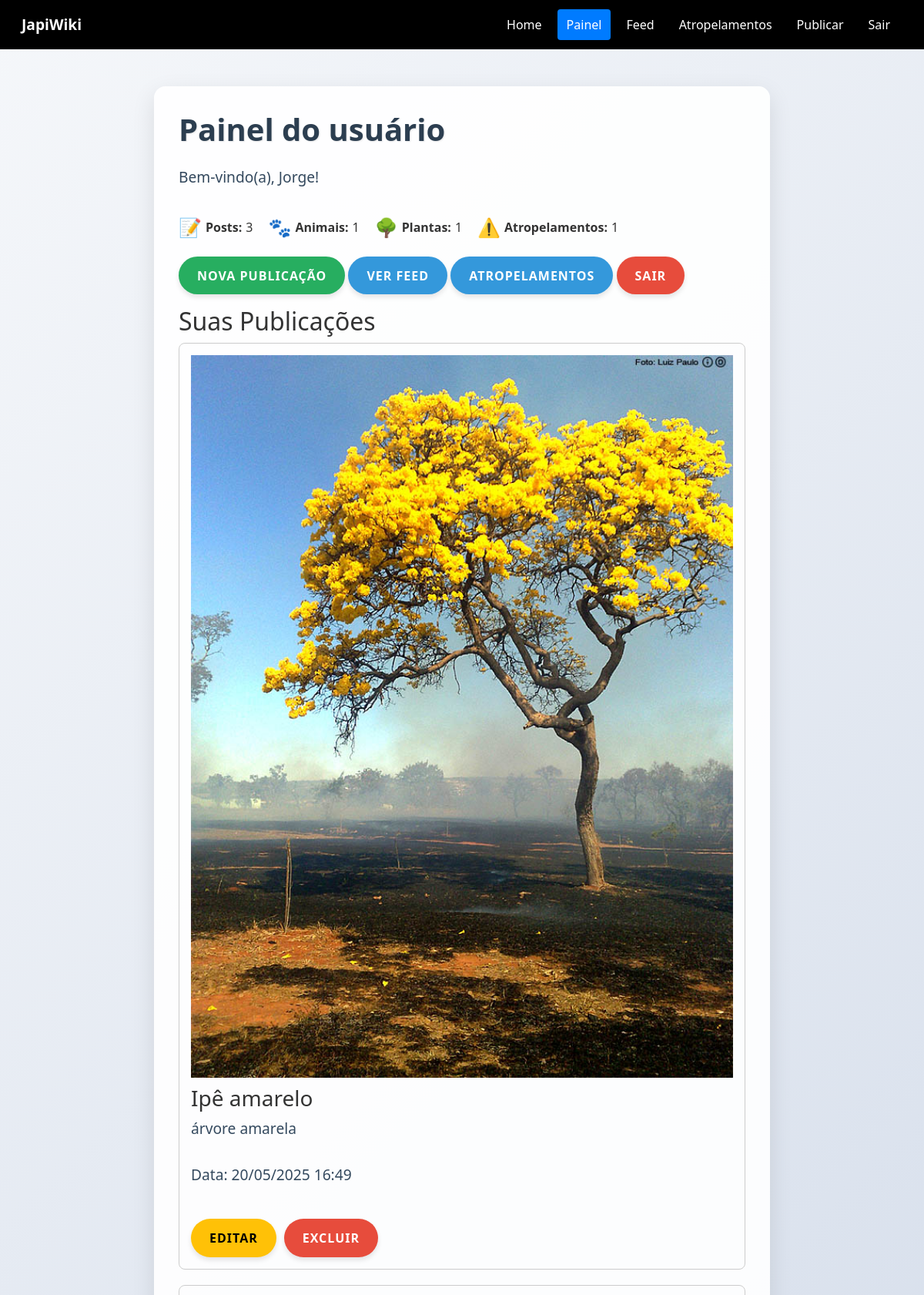
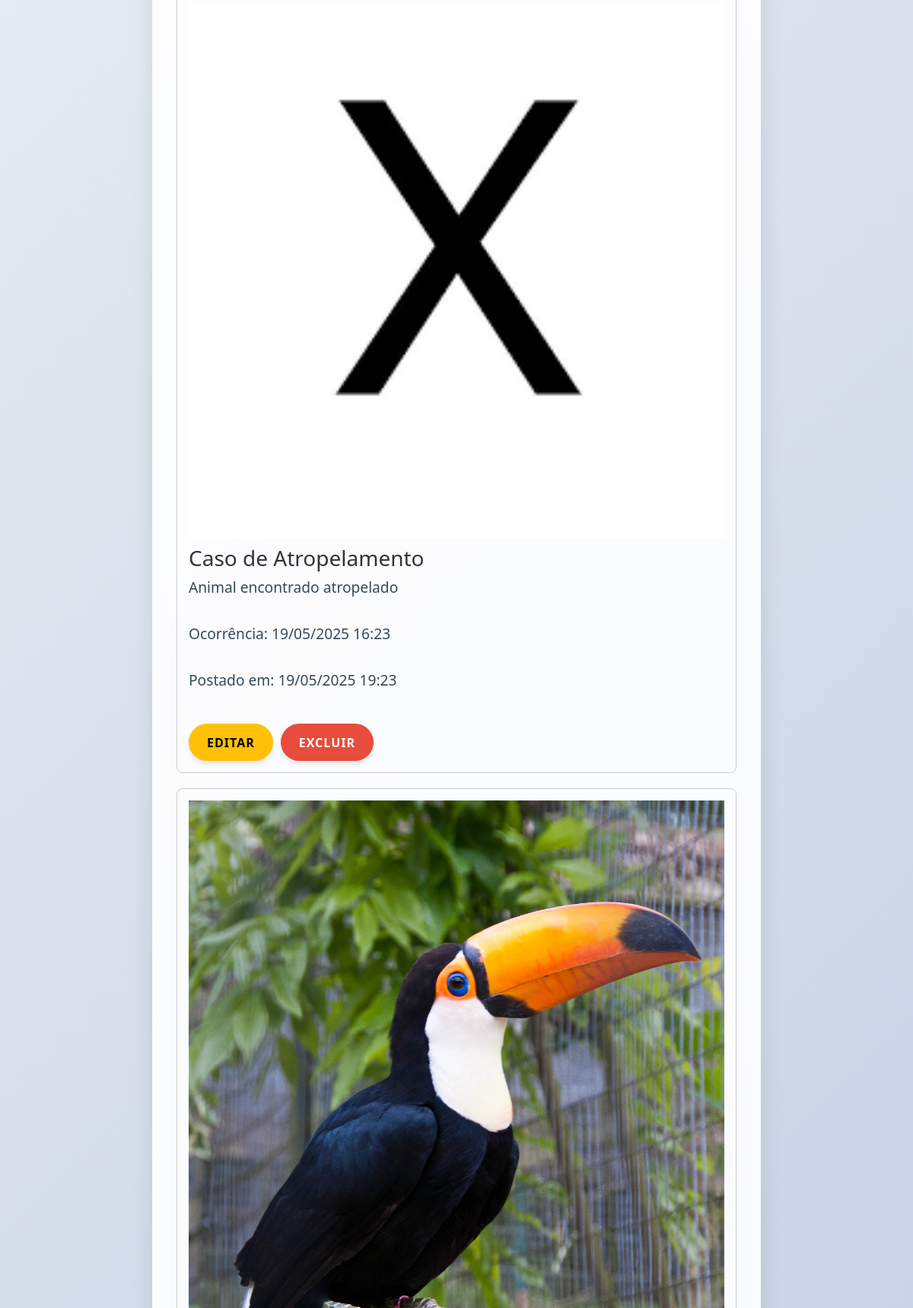
/painel_usuario.php (signed in, upper part), run on the app's committed database (2 pictures, top to bottom).
### tables this page shows
CREATE TABLE `publicacoes` (
  `id` int(11) NOT NULL,
  `especie` varchar(255) NOT NULL,
  `foto` varchar(255) NOT NULL,
  `usuario_id` int(11) NOT NULL,
  `data_publicacao` datetime DEFAULT current_timestamp(),
  `titulo` varchar(255) DEFAULT NULL,
  `descricao` text DEFAULT NULL,
  `caminho_foto` varchar(255) DEFAULT NULL,
  `atropelamento` tinyint(1) DEFAULT 0,
  `categoria` varchar(50) DEFAULT NULL,
  `tipo_especifico` varchar(100) DEFAULT NULL,
  `sub_categoria` varchar(100) DEFAULT NULL
);

CREATE TABLE `atropelamentos` (
  `id` int(11) NOT NULL,
  `usuario_id` int(11) NOT NULL,
  `data_ocorrencia` datetime NOT NULL,
  `localizacao` varchar(255) DEFAULT NULL,
  `especie` varchar(255) DEFAULT NULL,
  `descricao` text DEFAULT NULL,
  `caminho_foto` varchar(255) DEFAULT NULL,
  `data_postagem` timestamp NOT NULL DEFAULT current_timestamp(),
  `categoria` varchar(50) DEFAULT NULL,
  `sub_categoria` varchar(100) DEFAULT NULL
);

### painel_usuario.php (the view, shortened to what this page needs)
<?php
include 'conexao.php';
$usuario_id = $_SESSION['usuario_id'];
$stmt_total_posts = $conn->prepare("
    SELECT COUNT(*) AS total FROM (
        SELECT id FROM publicacoes WHERE usuario_id = ?
        UNION ALL
        SELECT id FROM atropelamentos WHERE usuario_id = ?
    ) AS total_posts
");
$stmt_total_posts->bind_param("ii", $usuario_id, $usuario_id);
$stmt_total_posts->execute();
$resultado_total_posts = $stmt_total_posts->get_result();
$total_posts = $resultado_total_posts->fetch_assoc()['total'];
$stmt_animais = $conn->prepare("
    SELECT COUNT(*) AS total_animais
    FROM publicacoes
    WHERE usuario_id = ? AND categoria = 'animal'
");
$stmt_animais->bind_param("i", $usuario_id);
$stmt_animais->execute();
$resultado_animais = $stmt_animais->get_result();
$total_animais = $resultado_animais->fetch_assoc()['total_animais'];
$stmt_plantas = $conn->prepare("
    SELECT COUNT(*) AS total_plantas
    FROM publicacoes
    WHERE usuario_id = ? AND categoria = 'planta'
");
$stmt_plantas->bind_param("i", $usuario_id);
$stmt_plantas->execute();
$resultado_plantas = $stmt_plantas->get_result();
$total_plantas = $resultado_plantas->fetch_assoc()['total_plantas'];
$stmt_atropelamentos_count = $conn->prepare("
    SELECT COUNT(*) AS total_atropelamentos
    FROM atropelamentos
    WHERE usuario_id = ?
");
$stmt_atropelamentos_count->bind_param("i", $usuario_id);
$stmt_atropelamentos_count->execute();
$resultado_atropelamentos_count = $stmt_atropelamentos_count->get_result();
$total_atropelamentos = $resultado_atropelamentos_count->fetch_assoc()['total_atropelamentos'];
$stmt_publicacoes = $conn->prepare("
    SELECT p.*
    FROM publicacoes p
    WHERE p.usuario_id = ?
    ORDER BY p.data_publicacao DESC
");
$stmt_publicacoes->bind_param("i", $_SESSION['usuario_id']);
$stmt_publicacoes->execute();
$resultado_publicacoes = $stmt_publicacoes->get_result();
$publicacoes = $resultado_publicacoes->fetch_all(MYSQLI_ASSOC);
$stmt_atropelamentos = $conn->prepare("
    SELECT a.*
    FROM atropelamentos a
    WHERE a.usuario_id = ?
    ORDER BY a.data_postagem DESC
");
$stmt_atropelamentos->bind_param("i", $_SESSION['usuario_id']);
$stmt_atropelamentos->execute();
$resultado_atropelamentos = $stmt_atropelamentos->get_result();
$atropelamentos = $resultado_atropelamentos->fetch_all(MYSQLI_ASSOC);
$posts = array_merge($publicacoes, $atropelamentos);
usort($posts, function ($a, $b) {
    $data_a = $a['data_publicacao'] ?? $a['data_postagem'] ?? null;
    $data_b = $b['data_publicacao'] ?? $b['data_postagem'] ?? null;
    if ($data_a === null && $data_b === null) return 0;
    if ($data_a === null) return 1;
    if ($data_b === null) return -1;
    return strtotime($data_b) - strtotime($data_a);
});
?>
<!DOCTYPE html>
<html lang="pt-br">
<head>
    <link href="https://cdn.jsdelivr.net/npm/bootstrap@5.3.0/dist/css/bootstrap.min.css" rel="stylesheet">
    <link rel="stylesheet" href="css/painel_usuario.css">
</head>
<body>
    <nav id="navbar" class="navbar navbar-expand-lg">
        <div class="container-fluid">
            <a class="brand" href="#">JapiWiki</a>
            <div id="japi-navbar"class="navbar-nav">
                <a class="nav-link" href="home.html">Home</a>
                <a class="nav-link active" href="painel_usuario.php">Painel</a>
                <a class="nav-link" href="feed_user.php">Feed</a>
                <a class="nav-link" href="feed_atropelamentos.php">Atropelamentos</a>
                <a class="nav-link" href="publicar.php">Publicar</a>
                <a class="nav-link" href="logout.php">Sair</a>
            </div>
        </div>
    </nav>
    <div class="container mt-5">
        <h1>Painel do usuário</h1>
        <?php if (isset($_SESSION['nome'])): ?>
            <p>Bem-vindo(a), <?= htmlspecialchars($_SESSION['nome']) ?>!</p>
        <?php endif; ?>
        <div class="user-stats">
            <div><span class="stat-icon">📝</span> <strong>Posts:</strong> <?= $total_posts ?></div>
            <div><span class="stat-icon">🐾</span> <strong>Animais:</strong> <?= $total_animais ?></div>
            <div><span class="stat-icon">🌳</span> <strong>Plantas:</strong> <?= $total_plantas ?></div>
            <div><span class="stat-icon">⚠️</span> <strong>Atropelamentos:</strong> <?= $total_atropelamentos ?></div>
        </div>
        <div class="mb-3">
            <a href="publicar.php" class="btn btn-success">Nova Publicação</a>
            <a href="feed_user.php" class="btn btn-primary">Ver Feed</a>
            <a href="feed_atropelamentos.php" class="btn btn-primary">Atropelamentos</a>
            <a href="logout.php" class="btn btn-danger">Sair</a>
        </div>
        <h2>Suas Publicações</h2>
        <?php if (empty($posts)): ?>
            <p>Você ainda não fez nenhuma publicação.</p>
        <?php else: ?>
            <?php foreach ($posts as $post): ?>
                <div class="post-container">
                    <?php if (isset($post['caminho_foto']) && file_exists($post['caminho_foto'])): ?>
                        <img src="<?= htmlspecialchars($post['caminho_foto']) ?>" alt="Imagem da publicação" class="post-image">
                    <?php endif; ?>
                    <div>
                        <?php if (isset($post['titulo'])): ?>
                            <h3><?= htmlspecialchars($post['titulo']) ?></h3>
                            <p><?= nl2br(htmlspecialchars($post['descricao'])) ?></p>
                            <p>Data: <?= date('d/m/Y H:i', strtotime($post['data_publicacao'])) ?></p>
                        <?php elseif (isset($post['especie'])): ?>
                            <h3>Caso de Atropelamento</h3>
                            <p><?= nl2br(htmlspecialchars($post['descricao'])) ?></p>
                            <?php if (!empty($post['data_ocorrencia'])): ?>
                                <p>Ocorrência: <?= date('d/m/Y H:i', strtotime($post['data_ocorrencia'])) ?></p>
                            <?php endif; ?>
                            <p>Postado em: <?= date('d/m/Y H:i', strtotime($post['data_postagem'])) ?></p>
                        <?php endif; ?>
                    </div>
                    <div class="post-actions">
                        <?php if (isset($post['titulo'])): ?>
                            <a href="editar_publicacao.php?id=<?= $post['id'] ?>" class="btn btn-sm btn-warning">Editar</a>
                            <a href="delete.php?id=<?= $post['id'] ?>&tipo=publicacao" class="btn btn-sm btn-danger" onclick="return confirm('Tem certeza que deseja excluir esta publicação?')">Excluir</a>
                        <?php elseif (isset($post['especie'])): ?>
                            <a href="editar_atropelamento.php?id=<?= $post['id'] ?>" class="btn btn-sm btn-warning">Editar</a>
                            <a href="delete.php?id=<?= $post['id'] ?>&tipo=atropelamento" class="btn btn-sm btn-danger" onclick="return confirm('Tem certeza que deseja excluir este caso de atropelamento?')">Excluir</a>
                        <?php endif; ?>
                    </div>
                </div>
            <?php endforeach; ?>
        <?php endif; ?>
    </div>
</body>
</html>

### css/painel_usuario.css (style rules this page uses)
body { font-family: 'Segoe UI', Tahoma, Geneva, Verdana, sans-serif; background: linear-gradient(135deg, #f5f7fa 0%, #c3cfe2 100%); min-height: 100vh; margin: 0; padding: 0; color: #333; }
.navbar { background-color: black; }
.nav-link { margin-left: 2px; }
.brand { color: white; font-weight: bold !important; font-size: 1.2rem !important; text-decoration: none; }
.nav-link.active { color: white !important; background-color: #007BFF!important; padding: 2px; border-radius: 0.25rem; display: flex; align-items: center !important; }
.navbar-nav .nav-link { color: white; margin: 0 0.25rem !important; padding: 0.5rem 0.75rem !important; }
.navbar-expand-lg { padding: 0.75rem 1rem !important; padding: 8px 0px; }
.container { padding: 2rem; background-color: rgba(255, 255, 255, 0.9); border-radius: 15px; box-shadow: 0 10px 30px rgba(0, 0, 0, 0.1); margin-top: 3rem; margin-bottom: 3rem; max-width: 800px; }
h1 { color: #2c3e50; font-weight: 700; margin-bottom: 1.5rem; font-size: 2.5rem; text-shadow: 1px 1px 2px rgba(0,0,0,0.1); }
p { font-size: 1.2rem; color: #34495e; margin-bottom: 2rem; }
.btn { font-weight: 600; padding: 0.8rem 1.5rem; border-radius: 50px; transition: all 0.3s ease; box-shadow: 0 4px 6px rgba(0, 0, 0, 0.1); border: none; text-transform: uppercase; letter-spacing: 1px; font-size: 1rem; }
.btn-success { background-color: #27ae60; }
.btn-primary { background-color: #3498db; }
.btn-danger { background-color: #e74c3c; }
.container { animation: fadeIn 0.6s ease-out forwards; }

### painel_usuario.php (style rules this page uses)
.post-container { margin-bottom: 20px; border: 1px solid #ccc; padding: 15px; border-radius: 8px; display: flex; flex-direction: column; }
.post-image { max-width: 100%; height: auto; margin-bottom: 10px; }
.post-actions { margin-top: 10px; display: flex; gap: 10px; }
.user-stats { display: flex; gap: 20px; margin-bottom: 20px; align-items: center; }
.user-stats > div { display: flex; gap: 5px; align-items: center; }
.stat-icon { font-size: 1.5em; }

### data on the page
publicacoes: caminho_foto (picture), titulo "Ipê amarelo", descricao "árvore amarela", data_publicacao "20/05/2025 16:49"
atropelamentos: caminho_foto (picture), descricao "Animal encontrado atropelado", data_ocorrencia "19/05/2025 16:23", data_postagem "19/05/2025 19:23"
publicacoes: caminho_foto (picture)

### other printed values
$_SESSION['nome'] "Jorge"
$total_posts "3"
$total_animais "1"
$total_plantas "1"
$total_atropelamentos "1"
